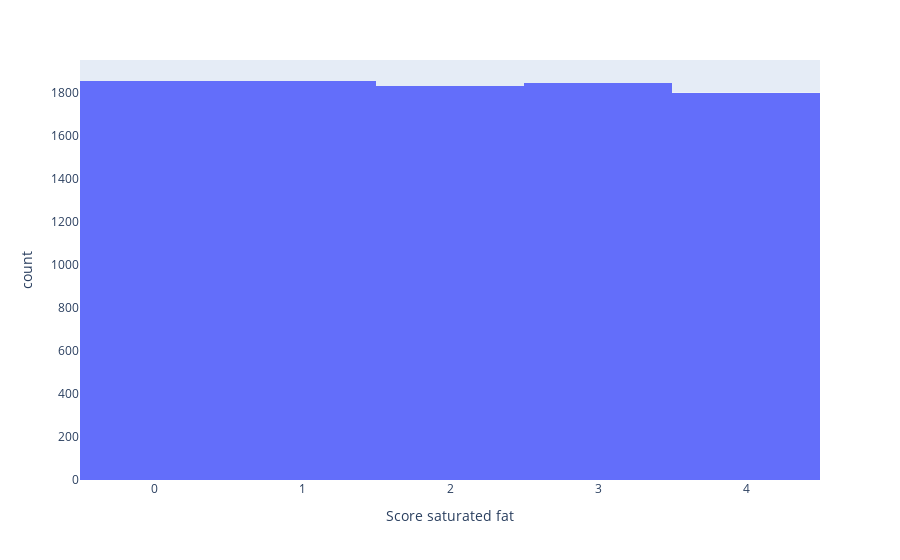

Write notebook code for a chart like this one.
### Code cell
fig = px.histogram(plot, x="Score saturated fat")
fig.show()

### Figure 1 — Plotly figure (JSON) as saved in the notebook; plotly's stock layout.template omitted (floating-point values rounded to 4 significant figures; data arrays with more than 128 entries replaced by an {"elided": "..."} marker saying what was removed)
{"data": [{"alignmentgroup": "True", "bingroup": "x", "hovertemplate": "Score saturated fat=%{x}<br>count=%{y}<extra></extra>", "legendgroup": "", "marker": {"color": "#636efa", "pattern": {"shape": ""}}, "name": "", "offsetgroup": "", "orientation": "v", "showlegend": false, "type": "histogram", "x": {"elided": "9199 int values"}, "xaxis": "x", "yaxis": "y"}], "layout": {"barmode": "relative", "legend": {"tracegroupgap": 0}, "margin": {"t": 60}, "xaxis": {"anchor": "y", "domain": [0, 1], "title": {"text": "Score saturated fat"}}, "yaxis": {"anchor": "x", "domain": [0, 1], "title": {"text": "count"}}}}
